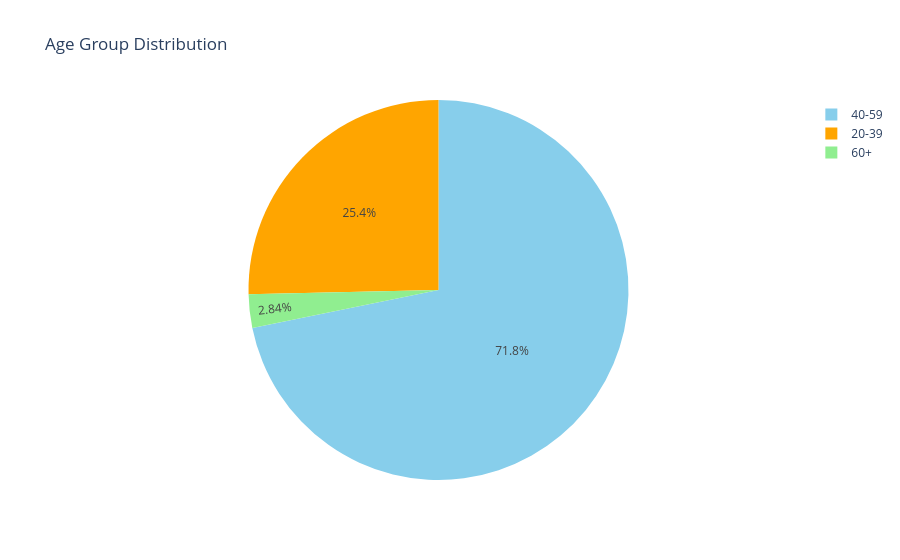

Here is the notebook cell this chart was saved with:
### Markdown cell above
### Analysis
There's a gradient:  
Low caffeine ↔ Better sleep.  
High caffeine ↔ More sleep loss/stress.  
Moderate consumers fall somewhere in between, not strongly pulled towards any extreme.  

#### Other observations
"No stress" is far right and distinct, suggesting this group is clearly different from those with caffeine-related stress.  
The vertical spread (Component 2) adds nuance but Component 1 seems more dominant (association strength mostly along the horizontal).

### Code cell
import plotly.express as px

age_group_grouped_total = railroad_df_clean['Age_Group_Grouped'].value_counts()

fig = px.pie(
    names=age_group_grouped_total.index,
    values=age_group_grouped_total.values,
    title='Age Group Distribution',
    color_discrete_sequence=['skyblue', 'orange', 'lightgreen']
)

fig.show()
fig.write_html("Age_group_Dist.html")

### Figure 1 — Plotly figure (JSON) as saved in the notebook; plotly's stock layout.template omitted (floating-point values rounded to 4 significant figures)
{"data": [{"domain": {"x": [0, 1], "y": [0, 1]}, "hovertemplate": "label=%{label}<br>value=%{value}<extra></extra>", "labels": ["40-59", "20-39", "60+"], "legendgroup": "", "name": "", "showlegend": true, "type": "pie", "values": [303, 107, 12]}], "layout": {"legend": {"tracegroupgap": 0}, "piecolorway": ["skyblue", "orange", "lightgreen"], "title": {"text": "Age Group Distribution"}}}
